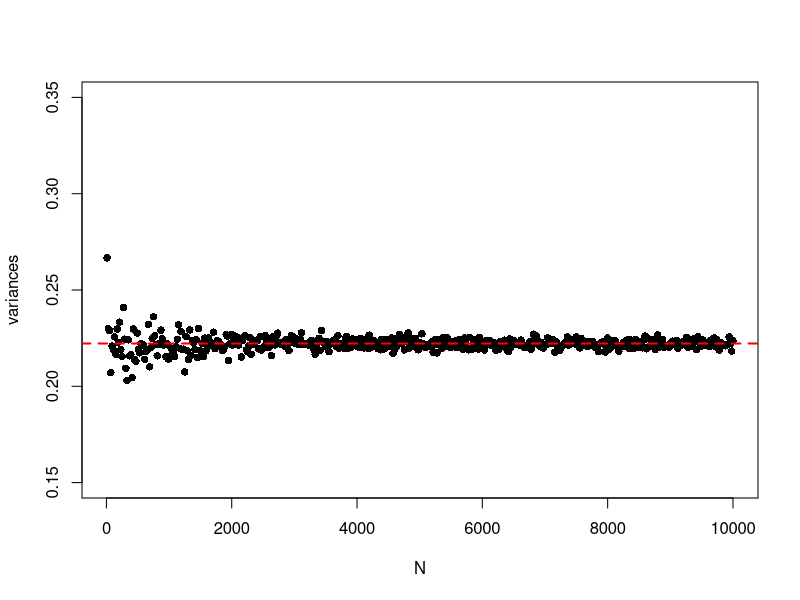

Write R code to recreate this figure.
# Let's test what happens with samples of different sizes.

# First declare a probability of success
p = (1/3)

# We are going to run this over many different sample sizes
N = round(seq(10, 10000, length=500))

variances = sapply(N, function(x){
  # For each sample size, x, create a vector of wins and losses (0's and 1's)
  win_loss_vec = sample(c(1,0), x, replace=TRUE, prob=c(p, 1-p))
  # Now return the variance of that sample
  return(var(win_loss_vec))
})

# Plot variances for each sample size
plot(N, variances, ylim=c(0.15, 0.35), pch=16)
abline(h=p*(1-p), col="red", lwd=2, lty=2) # Theoretical line
